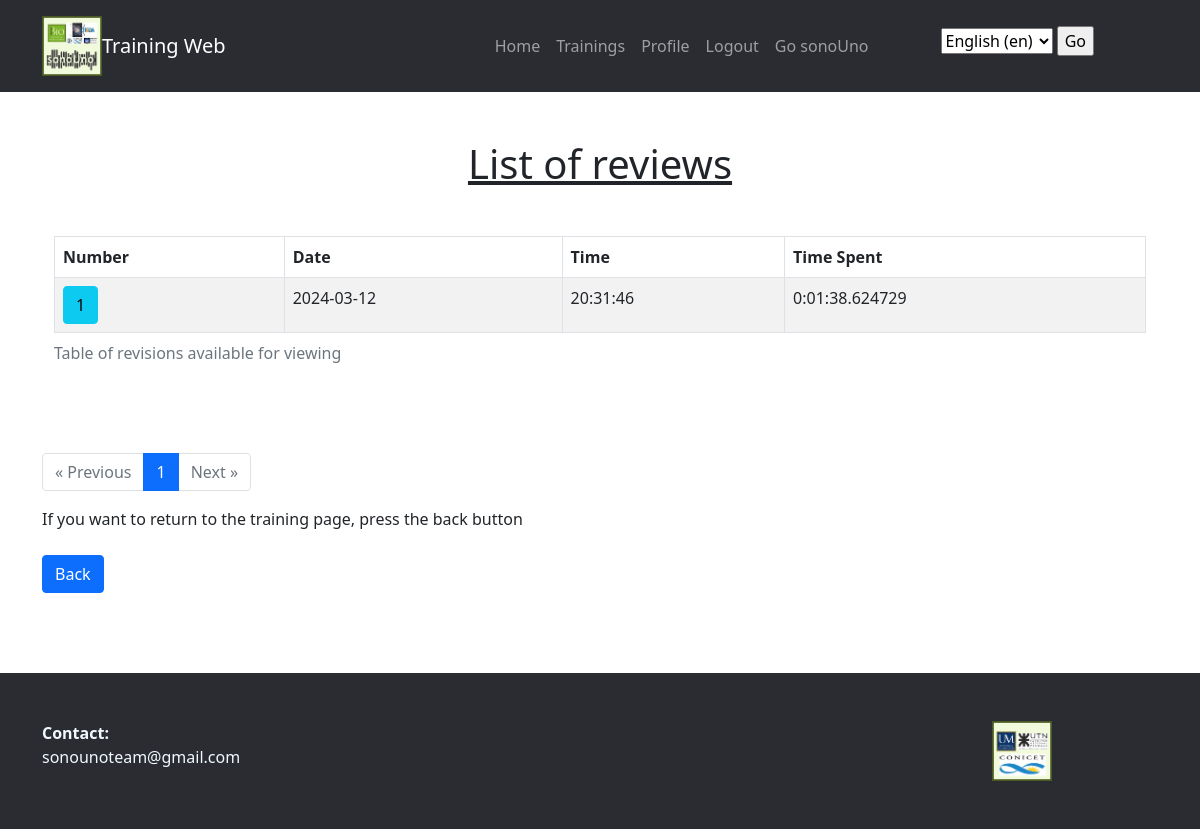
Before: /trainingApp/reviewList/4/ (signed in) with the older database file.
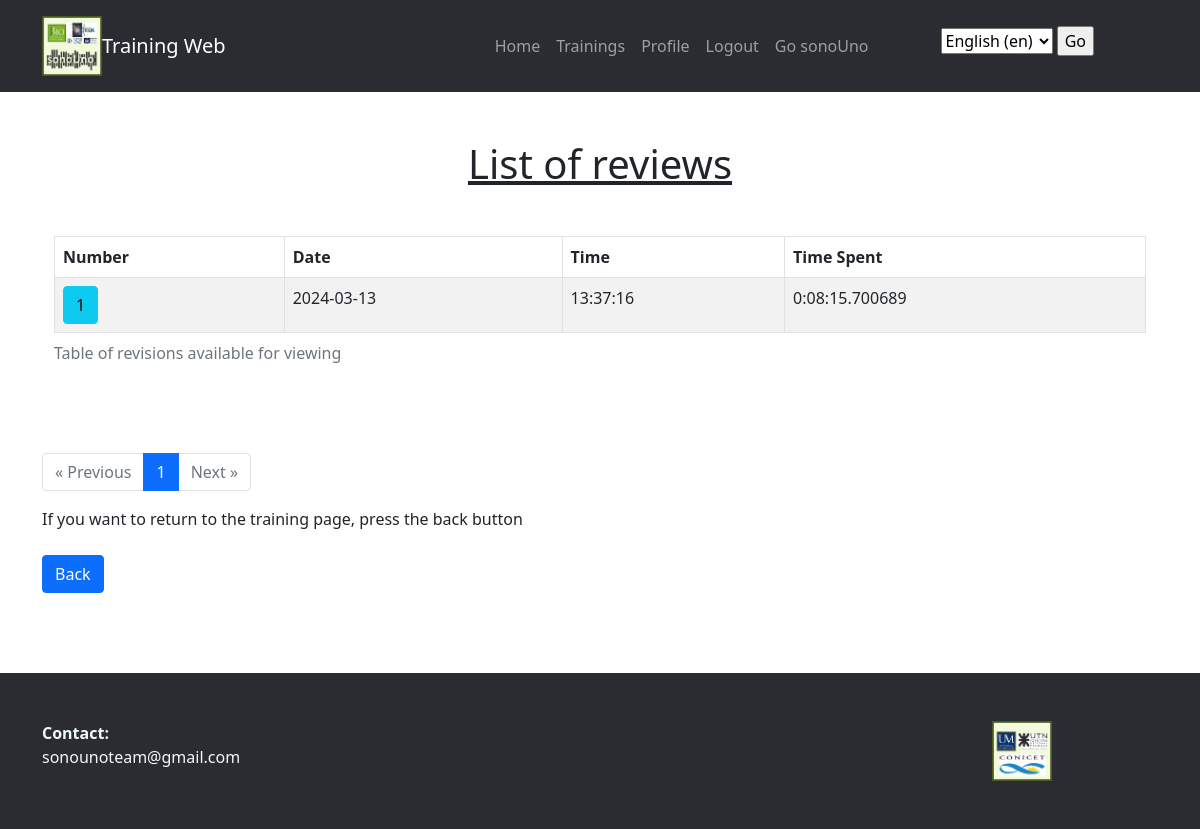
After: the same page with the newer database file.
### trainingApp/models.py (models this page shows, shortened)
class TraineeTraining(models.Model):
    training = models.ForeignKey(Training, on_delete=models.CASCADE)
    trainee = models.ForeignKey(Trainee, on_delete=models.CASCADE)
    pub_date = models.DateTimeField("upload date")
    state = models.CharField(max_length=100,default="in_progress")
    time_spent = models.DurationField(null=True, blank=True)

### trainingApp/views.py (the view)
# urls.py: path('reviewList/<int:training_id>/', login_required(views.ReviewListTT.as_view()), name="review_list_tt"),
class ReviewListTT(ListView):
    model = TraineeTraining
    template_name = "trainingApp/review_list_tt.html"
    context_object_name = "trainee_training_list"
    paginate_by = 10  # Especifica la cantidad de objetos por página
    def get_queryset(self):
        training_id = self.kwargs['training_id']
        queryset = TraineeTraining.objects.filter(
            training_id=training_id,
            trainee_id=self.request.user.trainee.id,
            state = "Completed"
        )
        for i, trainee_training in enumerate(queryset, start=1):
            trainee_training.item_number = i
        queryset = sorted(queryset, key=attrgetter('item_number'), reverse=True)
        return queryset
    def get_context_data(self, **kwargs):
        context = super().get_context_data(**kwargs)
        return context

### trainingApp/templates/trainingApp/review_list_tt.html (shortened to what this page needs)
{% extends "base.html" %}
{% load i18n %}
{% block content %}
{% load tz %}
<!-- SQLite almacena las fechas y horas en formato UTC, pero no almacena la información de la zona horaria.
    Django asume que las fechas y horas almacenadas en la base de datos son UTC y las convierte automáticamente a la zona horaria configurada en settings.py
    la biblioteca de zona horaria con {% load tz %} se usa al principio de la plantilla para poder utilizar el filtro timezone. -->
<main class="mt-5">
    <h1>{% trans 'List of reviews' %}</h1>
    <div class="container">
        {% if trainee_training_list %}
            <table class="table table-striped table-bordered">
                <thead>
                    <tr>
                        <th>{% trans 'Number' %}</th>
                        <th>{% trans 'Date' %}</th>
                        <th>{% trans 'Time' %}</th>
                        <th>{% trans 'Time Spent' %}</th>
                    </tr>
                </thead>
                <tbody>
                    {% for trainee_training in trainee_training_list %}
                        <tr>
                            <td>
                                <a href="{% url 'trainingApp:review_block' trainee_training.id %}" class="btn btn-info"> {{ trainee_training.item_number }}</a>
                            </td>
                            <td>{{ trainee_training.pub_date|timezone:"America/Buenos_Aires"|date:"Y-m-d" }}</td>
                            <td>{{ trainee_training.pub_date|timezone:"America/Buenos_Aires"|time:"H:i:s" }}</td>
                            <td>{{ trainee_training.time_spent }}</td>
                        </tr>
                    {% endfor %}
                </tbody>
            </table>
        {% else %}
            {% blocktrans %}
            <p class="lead">
                Sorry, no reviews available.
            </p>
            {% endblocktrans %}
        {% endif %}
    </div>
</main>
<div class="mt-4">
    <nav aria-label="Page navigation">
        <ul class="pagination">
            {% if page_obj.has_previous %}
                <li class="page-item">
                    <a href="?page={{ page_obj.previous_page_number }}" class="page-link" aria-label="Previous">
                        <span aria-hidden="true">&laquo; {% trans 'Previous' %}</span>
                    </a>
                </li>
            {% else %}
                <li class="page-item disabled">
                    <span class="page-link" aria-hidden="true">&laquo; {% trans 'Previous' %}</span>
                </li>
            {% endif %}
            {% for i in paginator.page_range %}
                <li class="page-item {% if i == page_obj.number %} active {% endif %}">
                    <a href="?page={{ i }}" class="page-link">{{ i }}</a>
                </li>
            {% endfor %}
            {% if page_obj.has_next %}
                <li class="page-item">
                    <a href="?page={{ page_obj.next_page_number }}" class="page-link" aria-label="Next">
                        <span aria-hidden="true">{% trans 'Next' %} &raquo;</span>
                    </a>
                </li>
            {% else %}
                <li class="page-item disabled">
                    <span class="page-link" aria-hidden="true">{% trans 'Next' %} &raquo;</span>
                </li>
            {% endif %}
        </ul>
    </nav>
</div>
<div class="mt-4">
    <a href="{% url 'trainingApp:training_List' %}" class="btn btn-primary">{% trans 'Back' %}</a>
</div>
{% endblock %}

Changed rows visible on the page:
removed TraineeTraining: item_number "1", pub_date "2024-03-12", pub_date "20:31:46", time_spent "0:01:38.624729"
added TraineeTraining: item_number "1", pub_date "2024-03-13", pub_date "13:37:16", time_spent "0:08:15.700689"
